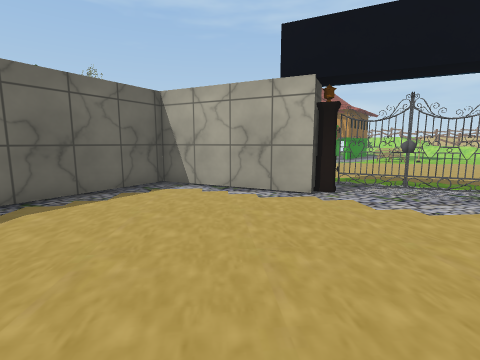
view 1 (above)

16 first-person views from a walk through a scene from a Unity 3-D project. The camera is 1.3 m above the floor, tilts 8° down and sees 85° across. The floor is counted in squares, 1 m on a side. Each view is taken from the middle of a square. On the plan, view 1 faces up. The plan holds only what a view shows up to about 13 squares ahead; the rest is blank. The place goes on beyond the plan. Door leaves are left out, so doorways stand open. Some surface patterns are stand-ins.

view 2
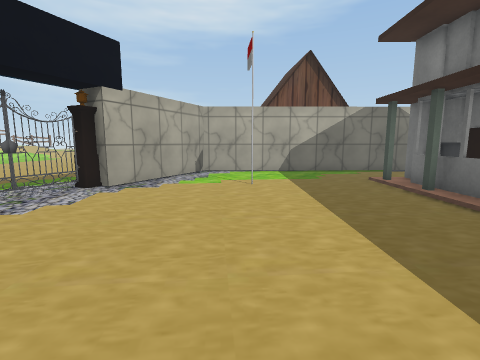

view 3
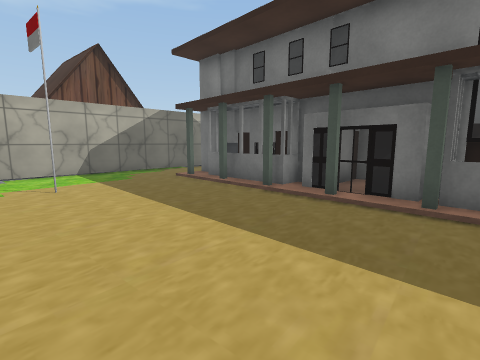

view 4
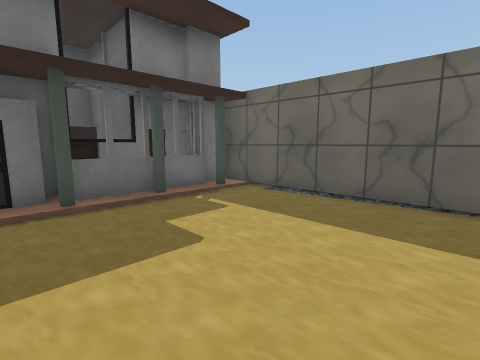

view 5
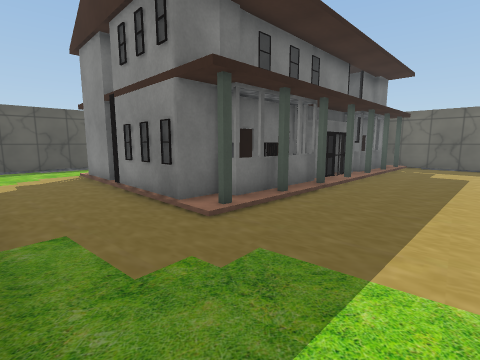

view 6
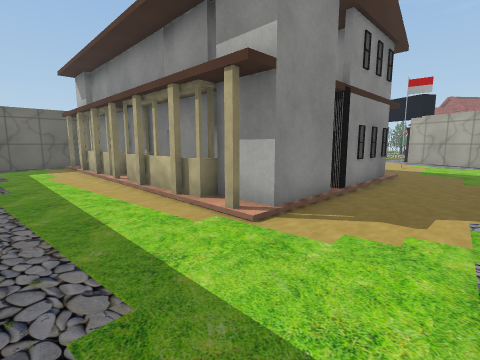

view 7
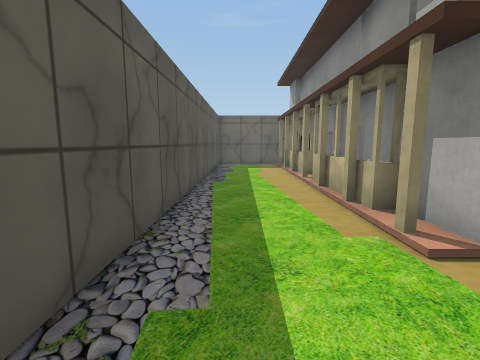

view 8
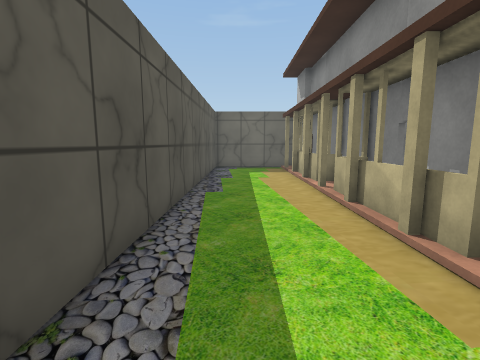

view 9
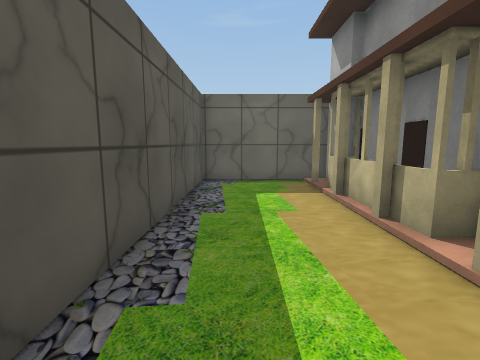

view 10
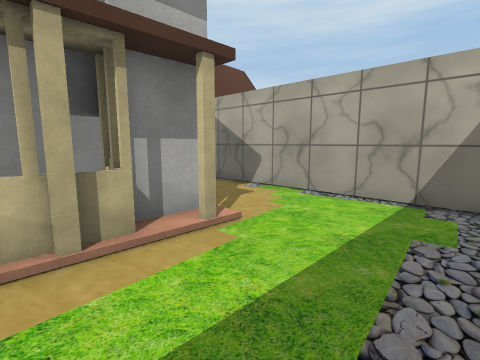

view 11
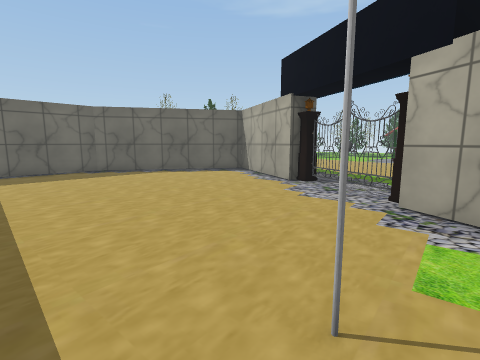

view 12
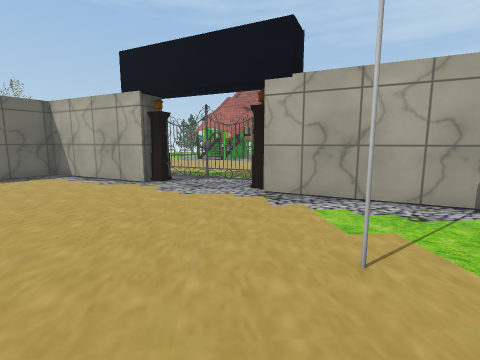

view 13
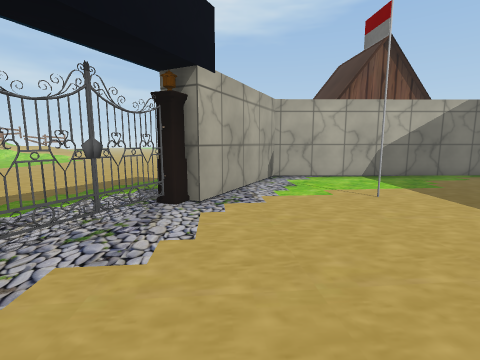

view 14
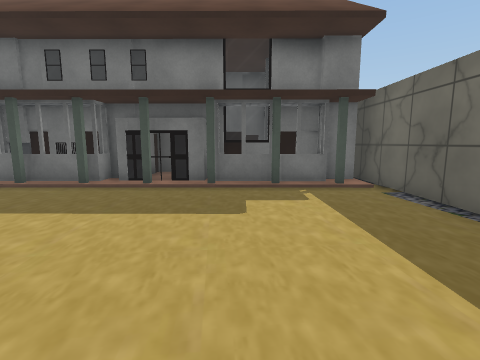

view 15
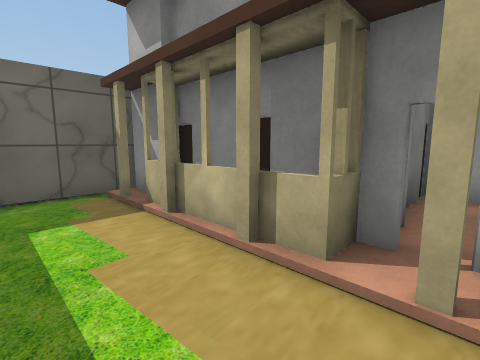

view 16
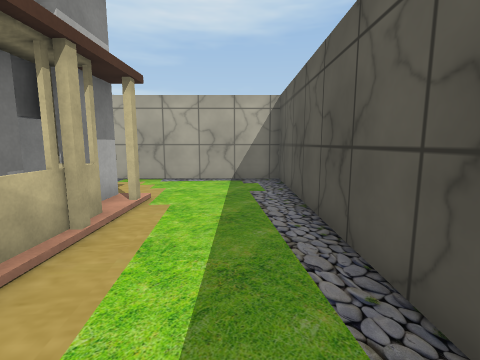

### Floor plan
Key: @ floor where view 1 was taken; # wall or solid block; . floor; D open door; = window, fence, low wall or low ledge; O other object.
Columns run from 7 left of view 1 to 13 right of it. Each row starts with its distance up from view 1.
 10          ...........
  9     ###  ...........
  8    ##.### ..........
  7   ##....#OO.......
  6   #........OO#.
  5  ##..........##
  4  #............###
  3 ##..............##
  2 #................#
  1 #............O...##
  0 #......@..........# O
 -1 #.................#OO
 -2 #.................#OO
 -3 #.................#OO
 -4 #.#=#=#.=.#=#.....#OO
 -5 #####=#=######=...#OO
 -6     #  ##    ##...#
 -7     #  ##    ##...#
 -8     #  #      #...#
 -9     #D##      #...#
-10               #...#
-11  ######DD#D#D##...#
-12  ##.........=.....#
-13  #................#
-14  #................#
-15  #................#
-16  ##################

Where each view was taken, in squares from view 1:
view 1: 0 up, 0 right, facing up
view 2: 1 up, 2 left, facing right
view 3: 2 up, 2 left, facing down-right
view 4: 2 up, 0 right, facing down-left
view 5: 0 up, 10 right, facing down-left
view 6: 15 down, 10 right, facing up-left
view 7: 14 down, 10 right, facing left
view 8: 14 down, 8 right, facing left
view 9: 14 down, 3 right, facing left
view 10: 15 down, 4 right, facing up-right
view 11: 1 down, 7 right, facing up-left
view 12: 2 down, 5 right, facing up
view 13: 4 up, 0 right, facing right
view 14: 4 up, 2 left, facing down
view 15: 14 down, 1 right, facing up-left
view 16: 14 down, 1 right, facing right
